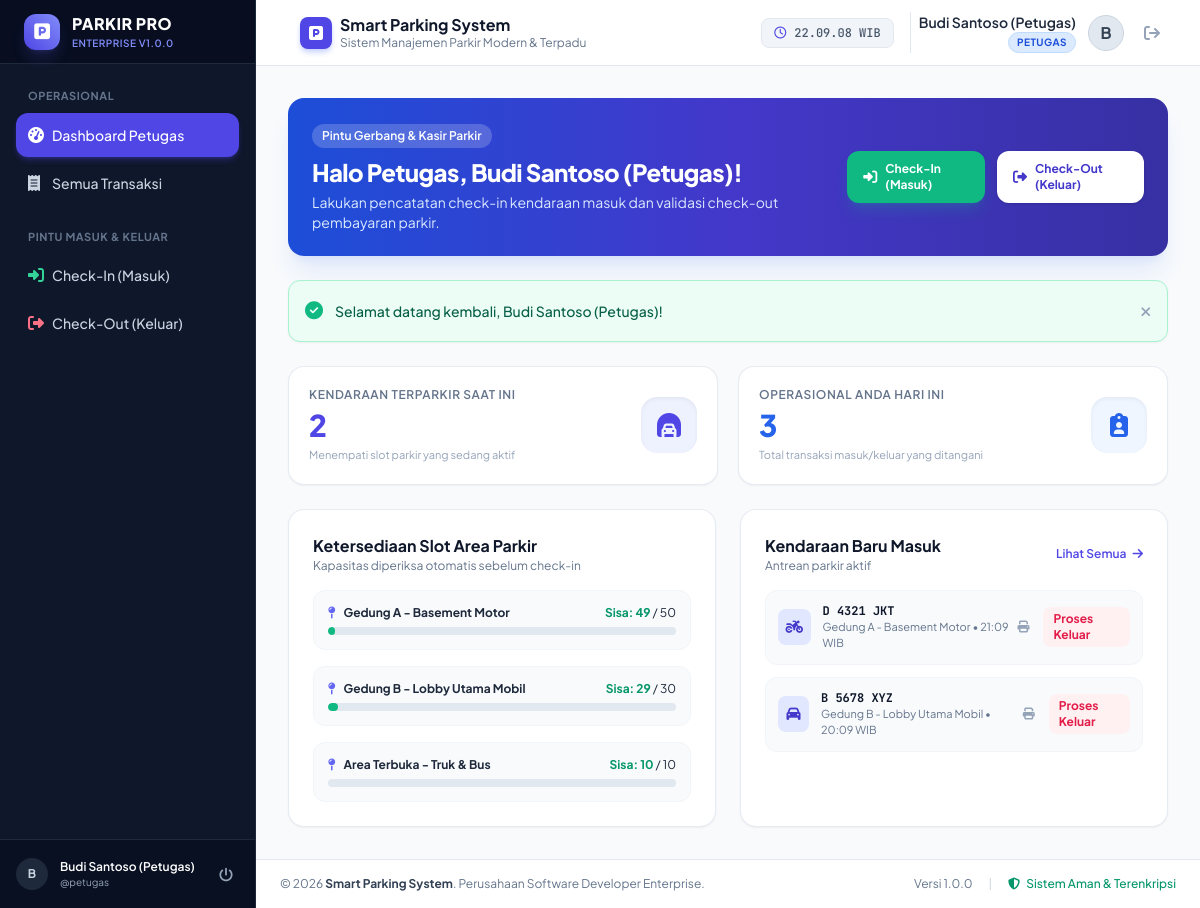
The app's page /modules/petugas/index.php (signed in) with its own data.
### tables this page shows
CREATE TABLE `tb_area_parkir` (
  `id_area` INT(11) NOT NULL AUTO_INCREMENT,
  `nama_area` VARCHAR(50) NOT NULL,
  `kapasitas` INT(5) NOT NULL,
  `terisi` INT(5) NOT NULL DEFAULT 0,
  PRIMARY KEY (`id_area`),
  KEY `idx_nama_area` (`nama_area`)
);

CREATE TABLE `tb_transaksi` (
  `id_parkir` INT(11) NOT NULL AUTO_INCREMENT,
  `id_kendaraan` INT(11) NOT NULL,
  `waktu_masuk` DATETIME NOT NULL,
  `waktu_keluar` DATETIME DEFAULT NULL,
  `id_tarif` INT(11) NOT NULL,
  `durasi_jam` INT(5) DEFAULT NULL,
  `biaya_total` DECIMAL(10,0) DEFAULT NULL,
  `status` ENUM('masuk', 'keluar') NOT NULL DEFAULT 'masuk',
  `id_user` INT(11) NOT NULL,
  `id_area` INT(11) NOT NULL,
  PRIMARY KEY (`id_parkir`),
  KEY `fk_transaksi_kendaraan` (`id_kendaraan`),
  KEY `fk_transaksi_tarif` (`id_tarif`),
  KEY `fk_transaksi_user` (`id_user`),
  KEY `fk_transaksi_area` (`id_area`),
  KEY `idx_status_masuk` (`status`, `waktu_masuk`),
  KEY `idx_waktu_keluar` (`waktu_keluar`),
  CONSTRAINT `fk_transaksi_kendaraan` FOREIGN KEY (`id_kendaraan`) REFERENCES `tb_kendaraan` (`id_kendaraan`) ON UPDATE CASCADE ON DELETE RESTRICT,
  CONSTRAINT `fk_transaksi_tarif` FOREIGN KEY (`id_tarif`) REFERENCES `tb_tarif` (`id_tarif`) ON UPDATE CASCADE ON DELETE RESTRICT,
  CONSTRAINT `fk_transaksi_user` FOREIGN KEY (`id_user`) REFERENCES `tb_user` (`id_user`) ON UPDATE CASCADE ON DELETE RESTRICT,
  CONSTRAINT `fk_transaksi_area` FOREIGN KEY (`id_area`) REFERENCES `tb_area_parkir` (`id_area`) ON UPDATE CASCADE ON DELETE RESTRICT
);

CREATE TABLE `tb_kendaraan` (
  `id_kendaraan` INT(11) NOT NULL AUTO_INCREMENT,
  `plat_nomor` VARCHAR(15) NOT NULL,
  `jenis_kendaraan` VARCHAR(20) NOT NULL,
  `warna` VARCHAR(20) NOT NULL,
  `pemilik` VARCHAR(100) NOT NULL,
  `id_user` INT(11) NOT NULL,
  PRIMARY KEY (`id_kendaraan`),
  UNIQUE KEY `uq_plat_nomor` (`plat_nomor`),
  KEY `fk_kendaraan_user` (`id_user`),
  CONSTRAINT `fk_kendaraan_user` FOREIGN KEY (`id_user`) REFERENCES `tb_user` (`id_user`) ON UPDATE CASCADE ON DELETE RESTRICT
);

### functions/auth.php (called while the page is built, shortened)
<?php
function is_logged_in() {
    return isset($_SESSION['user']) && !empty($_SESSION['user']['id_user']);
}
function get_logged_in_user() {
    return is_logged_in() ? $_SESSION['user'] : null;
}

### modules/petugas/index.php (the view, shortened to what this page needs)
<?php
require_once __DIR__ . '/../../functions/auth.php';
$pdo = get_db_connection();
$current_user = get_logged_in_user();
$stmt_aktif = $pdo->query("SELECT COUNT(*) FROM tb_transaksi WHERE status = 'masuk'");
$total_aktif = (int)$stmt_aktif->fetchColumn();
$stmt_trans_petugas = $pdo->prepare("
    SELECT COUNT(*) FROM tb_transaksi
    WHERE id_user = :uid AND (DATE(waktu_masuk) = CURDATE() OR DATE(waktu_keluar) = CURDATE())
");
$stmt_trans_petugas->execute([':uid' => $current_user['id_user']]);
$total_trans_petugas = (int)$stmt_trans_petugas->fetchColumn();
$stmt_areas = $pdo->query("SELECT * FROM tb_area_parkir ORDER BY id_area ASC");
$areas = $stmt_areas->fetchAll();
$stmt_recent_parked = $pdo->query("
    SELECT t.id_parkir, t.waktu_masuk, k.plat_nomor, k.jenis_kendaraan, a.nama_area
    FROM tb_transaksi t
    JOIN tb_kendaraan k ON t.id_kendaraan = k.id_kendaraan
    JOIN tb_area_parkir a ON t.id_area = a.id_area
    WHERE t.status = 'masuk'
    ORDER BY t.waktu_masuk DESC
    LIMIT 6
");
$recent_parked = $stmt_recent_parked->fetchAll();
require_once __DIR__ . '/../../includes/header.php';
?>
<div class="flex h-screen overflow-hidden bg-slate-50">
    <?php require_once __DIR__ . '/../../includes/sidebar.php'; ?>
    <div class="flex-1 flex flex-col min-w-0 overflow-y-auto">
        <?php require_once __DIR__ . '/../../includes/navbar.php'; ?>
        <main class="flex-1 p-4 sm:p-6 lg:p-8">
            <div class="max-w-7xl mx-auto space-y-6">
                <div class="bg-gradient-to-r from-blue-700 via-indigo-700 to-indigo-800 rounded-2xl p-6 text-white shadow-xl shadow-blue-600/10 flex flex-col sm:flex-row justify-between items-start sm:items-center gap-4">
                    <div>
                        <span class="inline-block px-2.5 py-1 bg-white/20 backdrop-blur rounded-full text-xs font-semibold mb-2">Pintu Gerbang & Kasir Parkir</span>
                        <h2 class="text-2xl font-extrabold tracking-tight">Halo Petugas, <?= htmlspecialchars($current_user['nama_lengkap']) ?>!</h2>
                        <p class="text-blue-100 text-xs sm:text-sm mt-1">Lakukan pencatatan check-in kendaraan masuk dan validasi check-out pembayaran parkir.</p>
                    </div>
                    <div class="flex items-center space-x-3">
                        <a href="<?= BASE_URL ?>/modules/petugas/masuk.php" class="px-4 py-2.5 bg-emerald-500 hover:bg-emerald-600 text-white text-xs font-bold rounded-xl shadow-lg shadow-emerald-500/20 transition-all flex items-center">
                            <i class="fa-solid fa-right-to-bracket mr-2 text-sm"></i> Check-In (Masuk)
                        </a>
                        <a href="<?= BASE_URL ?>/modules/petugas/keluar.php" class="px-4 py-2.5 bg-white text-indigo-700 hover:bg-blue-50 text-xs font-bold rounded-xl shadow transition-all flex items-center">
                            <i class="fa-solid fa-right-from-bracket mr-2 text-sm"></i> Check-Out (Keluar)
                        </a>
                    </div>
                </div>
                <?php require_once __DIR__ . '/../../includes/alerts.php'; ?>
                <div class="grid grid-cols-1 sm:grid-cols-2 gap-5">
                    <div class="bg-white p-5 rounded-2xl border border-slate-200/80 shadow-sm flex items-center justify-between">
                        <div>
                            <p class="text-xs font-semibold text-slate-500 uppercase tracking-wider">Kendaraan Terparkir Saat Ini</p>
                            <h3 class="text-3xl font-extrabold text-indigo-600 mt-1"><?= number_format($total_aktif) ?></h3>
                            <p class="text-[11px] text-slate-400 mt-1">Menempati slot parkir yang sedang aktif</p>
                        </div>
                        <div class="w-14 h-14 rounded-2xl bg-indigo-50 text-indigo-600 flex items-center justify-center text-2xl shadow-inner">
                            <i class="fa-solid fa-car-tunnel"></i>
                        </div>
                    </div>
                    <div class="bg-white p-5 rounded-2xl border border-slate-200/80 shadow-sm flex items-center justify-between">
                        <div>
                            <p class="text-xs font-semibold text-slate-500 uppercase tracking-wider">Operasional Anda Hari Ini</p>
                            <h3 class="text-3xl font-extrabold text-blue-600 mt-1"><?= number_format($total_trans_petugas) ?></h3>
                            <p class="text-[11px] text-slate-400 mt-1">Total transaksi masuk/keluar yang ditangani</p>
                        </div>
                        <div class="w-14 h-14 rounded-2xl bg-blue-50 text-blue-600 flex items-center justify-center text-2xl shadow-inner">
                            <i class="fa-solid fa-clipboard-user"></i>
                        </div>
                    </div>
                </div>
                <div class="grid grid-cols-1 lg:grid-cols-2 gap-6">
                    <div class="bg-white rounded-2xl border border-slate-200/80 shadow-sm p-6">
                        <div class="flex items-center justify-between mb-4">
                            <div>
                                <h3 class="text-base font-bold text-slate-900">Ketersediaan Slot Area Parkir</h3>
                                <p class="text-xs text-slate-500">Kapasitas diperiksa otomatis sebelum check-in</p>
                            </div>
                        </div>
                        <div class="space-y-4">
                            <?php foreach ($areas as $a):
                                $sisa = max(0, $a['kapasitas'] - $a['terisi']);
                                $pct = $a['kapasitas'] > 0 ? round(($a['terisi'] / $a['kapasitas']) * 100) : 0;
                                $isFull = ($a['terisi'] >= $a['kapasitas']);
                                $barColor = $isFull ? 'bg-rose-500' : ($pct >= 75 ? 'bg-amber-500' : 'bg-emerald-500');
                            ?>
                                <div class="p-3.5 rounded-xl border <?= $isFull ? 'bg-rose-50/50 border-rose-200' : 'bg-slate-50 border-slate-100' ?>">
                                    <div class="flex justify-between items-center mb-1.5">
                                        <span class="text-xs font-bold text-slate-800 flex items-center">
                                            <i class="fa-solid fa-map-pin text-indigo-500 mr-2"></i>
                                            <?= htmlspecialchars($a['nama_area']) ?>
                                        </span>
                                        <div class="text-xs">
                                            <?php if ($isFull): ?>
                                                <span class="px-2 py-0.5 rounded-full text-[10px] font-bold bg-rose-100 text-rose-700 uppercase">PENUH</span>
                                            <?php else: ?>
                                                <span class="text-emerald-600 font-bold">Sisa: <?= $sisa ?></span> / <?= $a['kapasitas'] ?>
                                            <?php endif; ?>
                                        </div>
                                    </div>
                                    <div class="w-full bg-slate-200 rounded-full h-2 overflow-hidden">
                                        <div class="<?= $barColor ?> h-2 rounded-full transition-all duration-300" style="width: <?= min(100, $pct) ?>%"></div>
                                    </div>
                                </div>
                            <?php endforeach; ?>
                        </div>
                    </div>
                    <div class="bg-white rounded-2xl border border-slate-200/80 shadow-sm p-6">
                        <div class="flex items-center justify-between mb-4">
                            <div>
                                <h3 class="text-base font-bold text-slate-900">Kendaraan Baru Masuk</h3>
                                <p class="text-xs text-slate-500">Antrean parkir aktif</p>
                            </div>
                            <a href="<?= BASE_URL ?>/modules/petugas/transaksi.php" class="text-xs font-semibold text-indigo-600 hover:text-indigo-800">
                                Lihat Semua <i class="fa-solid fa-arrow-right ml-1"></i>
                            </a>
                        </div>
                        <div class="space-y-3">
                            <?php if (empty($recent_parked)): ?>
                                <p class="text-xs text-slate-400 text-center py-8">Tidak ada kendaraan yang sedang parkir saat ini.</p>
                            <?php else: ?>
                                <?php foreach ($recent_parked as $rp): ?>
                                    <div class="flex items-center justify-between p-3 rounded-xl bg-slate-50 border border-slate-100">
                                        <div class="flex items-center space-x-3">
                                            <div class="w-9 h-9 rounded-lg bg-indigo-100 text-indigo-700 flex items-center justify-center text-sm font-bold">
                                                <i class="fa-solid <?= $rp['jenis_kendaraan'] === 'motor' ? 'fa-motorcycle' : 'fa-car' ?>"></i>
                                            </div>
                                            <div>
                                                <p class="text-xs font-mono-code font-bold text-slate-900"><?= htmlspecialchars($rp['plat_nomor']) ?></p>
                                                <p class="text-[11px] text-slate-500"><?= htmlspecialchars($rp['nama_area']) ?> &bull; <?= date('H:i', strtotime($rp['waktu_masuk'])) ?> WIB</p>
                                            </div>
                                        </div>
                                        <div class="flex items-center space-x-2">
                                            <a href="<?= BASE_URL ?>/modules/petugas/cetak.php?id=<?= $rp['id_parkir'] ?>&type=masuk" target="_blank" class="p-1.5 text-slate-400 hover:text-indigo-600 hover:bg-indigo-50 rounded-lg text-xs" title="Cetak Karcis Masuk">
                                                <i class="fa-solid fa-print"></i>
                                            </a>
                                            <a href="<?= BASE_URL ?>/modules/petugas/keluar.php?id=<?= $rp['id_parkir'] ?>" class="px-2.5 py-1 bg-rose-50 text-rose-600 hover:bg-rose-100 rounded-lg text-xs font-bold transition-colors">
                                                Proses Keluar
                                            </a>
                                        </div>
                                    </div>
                                <?php endforeach; ?>
                            <?php endif; ?>
                        </div>
                    </div>
                </div>
            </div>
        </main>
        <?php require_once __DIR__ . '/../../includes/footer.php'; ?>

### assets/css/style.css (style rules this page uses)
body { font-family: 'Plus Jakarta Sans', sans-serif; -webkit-font-smoothing: antialiased; }
.font-mono-code { font-family: 'JetBrains Mono', monospace; }

### records on screen
tb_area_parkir: nama_area "Gedung A - Basement Motor", sisa "49", kapasitas "50"
tb_area_parkir: nama_area "Gedung B - Lobby Utama Mobil", sisa "29", kapasitas "30"
tb_area_parkir: nama_area "Area Terbuka - Truk & Bus", kapasitas "10"
tb_transaksi: id_kendaraan.plat_nomor "D 4321 JKT", id_area.nama_area "Gedung A - Basement Motor", waktu_masuk "21:09"
tb_transaksi: id_kendaraan.plat_nomor "B 5678 XYZ", id_area.nama_area "Gedung B - Lobby Utama Mobil", waktu_masuk "20:09"

### other values on screen
APP_VERSION "1.0.0"
substr($user['nama_lengkap'] ?? 'U', 0, 1) "B"
$user['nama_lengkap'] "Budi Santoso (Petugas)"
$user['username'] "petugas"
APP_NAME "Smart Parking System"
APP_SUBTITLE "Sistem Manajemen Parkir Modern & Terpadu"
$current_user['nama_lengkap'] "Budi Santoso (Petugas)"
$role "PETUGAS"
substr($current_user['nama_lengkap'] ?? 'U', 0, 1) "B"
$flash['message'] "Selamat datang kembali, Budi Santoso (Petugas)!"
$total_aktif "2"
$total_trans_petugas "3"
